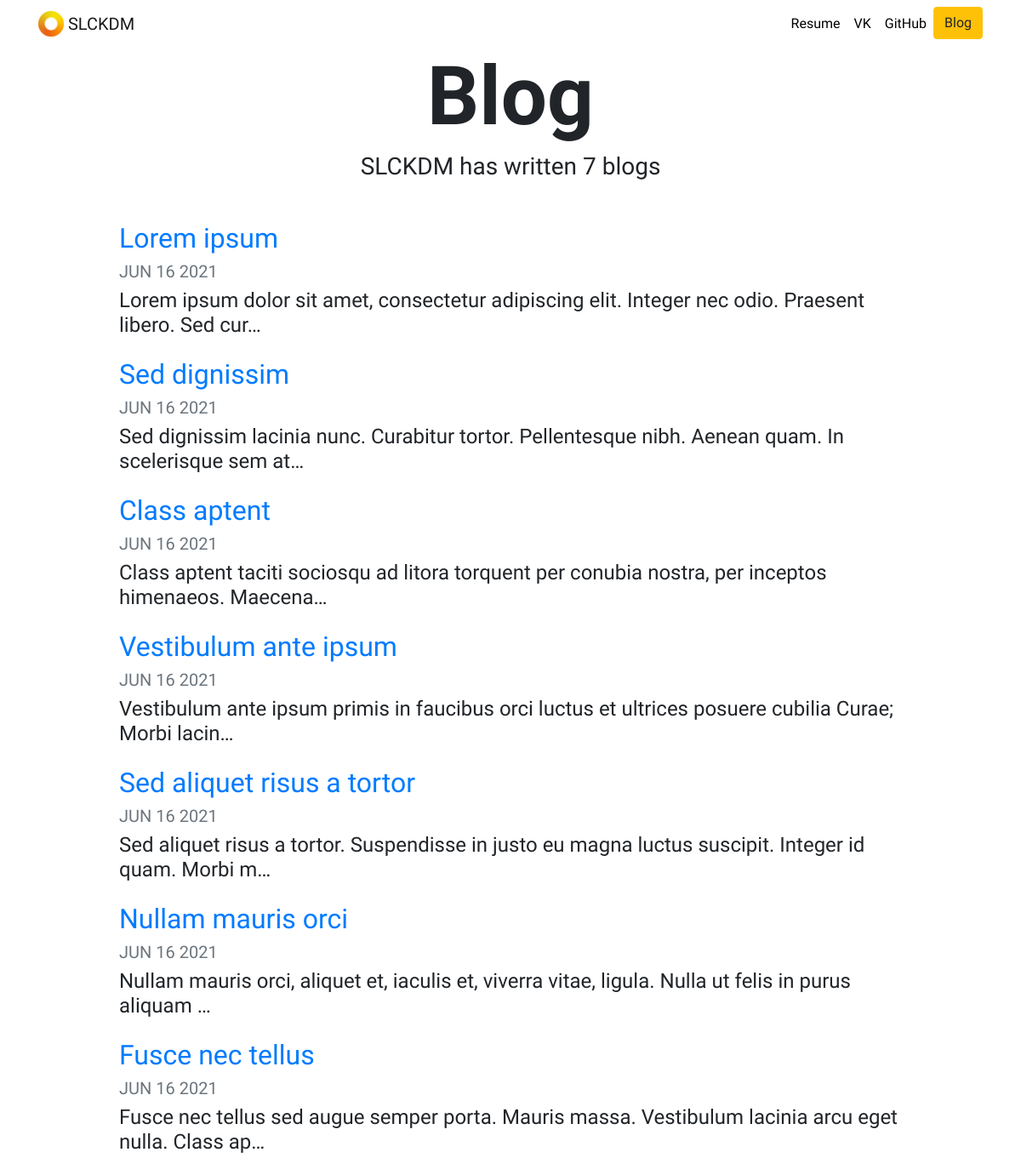
Screenshot of /blog/ with the database file from the repository.
### blog/models.py (models this page shows, shortened)
class BlogPost(models.Model):
    title = models.CharField(max_length=100)
    date = models.DateField(auto_now_add=True)
    description = models.TextField(max_length=1250)

### blog/views.py (the view)
# urls.py: path('', views.all_blogs, name="all_blogs"),
def all_blogs(request):
    blog_posts = BlogPost.objects.order_by('-date')
    return render(request, 'blog/all_blogs.html', {'blog_posts': blog_posts})

### blog/templates/blog/all_blogs.html
{% extends "portfolio/base.html" %}
{% load static %}
{% block content %}
<h1 id="blogtitle" class="font-weight-bold text-center">Blog</h1>
<h3 class="text-center mb-5">SLCKDM has written {{ blog_posts.count }} blog{{ blog_posts.count|pluralize }}</h3>
{% for blog in blog_posts %}
<div class="row justify-content-center my-3">
  <div class="col-md-10">
    <a href="{% url 'blog:detail' blog.id %}" style="text-decoration: none">
      <h2>{{ blog.title }}</h2>
    </a>
    <h5 class="text-muted">{{ blog.date|date:'M d Y'|upper }}</h5>
    <h4>{{ blog.description|striptags|truncatechars:100 }}</h4>
  </div>
</div>
{% endfor %}
{% endblock %}

### portfolio/static/portfolio/custom.css (style rules this page uses)
body { font-family: 'Play', sans-serif; }
#blogtitle { font-size: 6rem; }

### rows the page displays
BlogPost: title "Lorem ipsum", date "JUN 16 2021", description "Lorem ipsum dolor sit amet, consectetur adipiscing elit. Integer nec odio. Praesent libero. Sed cur…"
BlogPost: title "Sed dignissim", date "JUN 16 2021", description "Sed dignissim lacinia nunc. Curabitur tortor. Pellentesque nibh. Aenean quam. In scelerisque sem at…"
BlogPost: title "Class aptent", date "JUN 16 2021", description "Class aptent taciti sociosqu ad litora torquent per conubia nostra, per inceptos himenaeos. Maecena…"
BlogPost: title "Vestibulum ante ipsum", date "JUN 16 2021", description "Vestibulum ante ipsum primis in faucibus orci luctus et ultrices posuere cubilia Curae; Morbi lacin…"
BlogPost: title "Sed aliquet risus a tortor", date "JUN 16 2021", description "Sed aliquet risus a tortor. Suspendisse in justo eu magna luctus suscipit. Integer id quam. Morbi m…"
BlogPost: title "Nullam mauris orci", date "JUN 16 2021", description "Nullam mauris orci, aliquet et, iaculis et, viverra vitae, ligula. Nulla ut felis in purus aliquam …"
BlogPost: title "Fusce nec tellus", date "JUN 16 2021", description "Fusce nec tellus sed augue semper porta. Mauris massa. Vestibulum lacinia arcu eget nulla. Class ap…"

### other values shown
{{ blog_posts.count }} "7"
